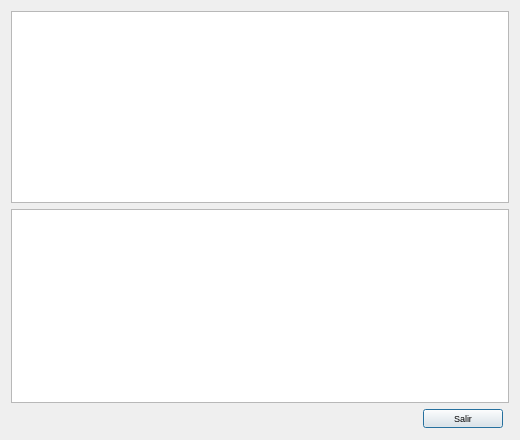
<?xml version="1.0" encoding="UTF-8"?>
<ui version="4.0">
 <class>Visualizar</class>
 <widget class="QDialog" name="Visualizar">
  <property name="geometry">
   <rect>
    <x>0</x>
    <y>0</y>
    <width>520</width>
    <height>440</height>
   </rect>
  </property>
  <property name="minimumSize">
   <size>
    <width>520</width>
    <height>440</height>
   </size>
  </property>
  <property name="font">
   <font>
    <pointsize>7</pointsize>
   </font>
  </property>
  <property name="windowTitle">
   <string>Logs de accesos a RecoverDrake</string>
  </property>
  <property name="windowIcon">
   <iconset resource="recoverdrake.qrc">
    <normaloff>:/Imagenes/ojo2.png</normaloff>:/Imagenes/ojo2.png</iconset>
  </property>
  <property name="styleSheet">
   <string notr="true"/>
  </property>
  <layout class="QGridLayout" name="gridLayout">
   <item row="3" column="0">
    <spacer name="horizontalSpacer">
     <property name="orientation">
      <enum>Qt::Horizontal</enum>
     </property>
     <property name="sizeHint" stdset="0">
      <size>
       <width>117</width>
       <height>20</height>
      </size>
     </property>
    </spacer>
   </item>
   <item row="3" column="2">
    <widget class="QPushButton" name="pushButton">
     <property name="text">
      <string>Salir</string>
     </property>
     <property name="icon">
      <iconset resource="recoverdrake.qrc">
       <normaloff>:/Imagenes/puerta.png</normaloff>:/Imagenes/puerta.png</iconset>
     </property>
    </widget>
   </item>
   <item row="0" column="0" rowspan="2" colspan="4">
    <widget class="QTableView" name="tableView">
     <property name="alternatingRowColors">
      <bool>true</bool>
     </property>
    </widget>
   </item>
   <item row="2" column="0" colspan="4">
    <widget class="QTextEdit" name="textEdit"/>
   </item>
  </layout>
 </widget>
 <resources>
  <include location="recoverdrake.qrc"/>
 </resources>
 <connections>
  <connection>
   <sender>pushButton</sender>
   <signal>clicked()</signal>
   <receiver>Visualizar</receiver>
   <slot>close()</slot>
   <hints>
    <hint type="sourcelabel">
     <x>150</x>
     <y>421</y>
    </hint>
    <hint type="destinationlabel">
     <x>166</x>
     <y>219</y>
    </hint>
   </hints>
  </connection>
 </connections>
</ui>
